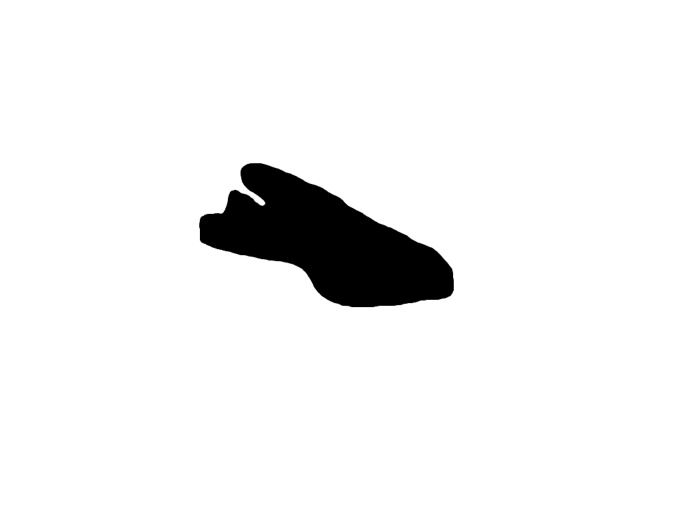
%> input picture imgs/p4/seamless_cloning/mask.png, 683 x 513 px
$ octave start4.m   (GNU Octave 9; MATLAB toolbox functions it lacks are replaced by stand-ins)
%> lines starting %> are read from the running program, lines starting %| are printed output that depends on the picture
### src/p4/showImgSeries.m
function showImgSeries(figureTitle, imgs, labels)
%SHOWIMGSERIES Summary of this function goes here
%   Detailed explanation goes here
    figure('Position', [100, 100, 1024, 800], ...
           'name', figureTitle)


       % char(labels(2))

    for k=1:size(imgs,4),
        g = subplot(1,size(imgs,4), k);
        subimage(imgs(:,:,:,k))
        fig_title = char(labels(k));
        xlabelHandler = get(g,'XLabel');
        set( xlabelHandler, 'String', fig_title);
        set(gca,'xtick',[],'ytick',[]);
    end

end

### mat2gradfield.m
function [ dx, dy ] = mat2gradfield( matrix )
%MAT2GRADFIELD compute the gradient field along each direction dx, dy of a
%matrix.
%   @param matrix is a [m x n] matrix
%   @return dx a [(m-1) x n] matrix
%   @return dy a [m x (n-1)] matrix

    dy = matrix(:, 2:end) - matrix(:, 1:end-1);
    dx = matrix(2:end,:) - matrix(1:end-1,:);

end

### util/img2gradfield.m
function [ gradField ] = img2gradfield( img )
%IMG2GRADFIELD computes the gradient field for each color channel of an
%image.
%   @param img (m x n) color image (i.e. has 3 color channels)
%   @returns a (m x n x 2 x 3) gradient field tensor.
%            the 1st and 2nd index correspond to the image's
%               dimensionality.
%            the 3rd index is corresponds to the direction (dx, dy) of the
%               gradient field.
%            the 4th index is corresponds to the color-channel.

    gradField = zeros(size(img,1), size(img,2), 2, 3);
    for k=1:3
        [dx, dy] = mat2gradfield(img(:,:,k));
        gradField(:,:,1,k) = dx;
        gradField(:,:,2,k) = dy;
    end

end

### src/p4/seamlessCloning.m
function out = seamlessCloning(target, source, mask, useInitialGuess)
% SEAMLESSCLONING copy-and-pastes the gradient of a source image onto a
% target image using a poisson solver.
%   @param target color image (3 channels). The gradient fields of the source
%          image are pasted onto this image. Fields, since there are many
%          color channels which form a gradient field.
%   @param source color image (3 channels). This image's gradient fields
%   are pasted onto the target field.
%   @param mask acts as the boundary condition selector. Thus, this image
%          determines which pixels are copy-pasted onto the target image.
%   @param useInitialGuess Apply downsampling and use its approximation as
%          initial guess for the poisson solver. This argument is
%          optionally passed.
%   @return out image with adjusted gradient field according to
%   description.

    shouldComputeInitialGuess = 0;
    if nargin == 4 && useInitialGuess == 1
        shouldComputeInitialGuess = 1;
    end

    gradField = img2gradfield(source);

    M = size(target,1); N = size(target,2);
    out = zeros(M,N,3);

    figureText = 'dx (left) and dy (right) of gradient taken from source';
    showGradientFieldImgs(gradField, figureText, M, N);

    tic

    % if user specified, compute an initial guess
    % by downsampling the solution.
    if shouldComputeInitialGuess == 1
        disp('Computing an initial guess');
        target = downsampledGuess(target, source, mask);
    end

    parfor k=1:3
        out(:,:,k) = poissonSolver(target(:,:,k), gradField(:,:,:,k), mask(:,:,k), 1E-6);
    end
    toc

    out = mat2Img(out(:,:,1),out(:,:,2),out(:,:,3));

end

### start4.m
% Computational Photography Project 4
% Turned in by <Michael Single>
% Legi: 08-917-445

clc
clear all;
close all;

% load dependencies
addpath('util/');
addpath('src/p4/');
addpath('lib/GCMex/');

%% Task 1.2 Seamless Cloning

% determines boundary
mask = imread('imgs/p4/seamless_cloning/mask.png');
%> mask is the input picture: size 513x683x3 uint8; min 0, max 255, mean 241
mask = im2double(mask);
%> mask: size 513x683x3 double

% patch we place into target
source = imread('imgs/p4/seamless_cloning/source.png');
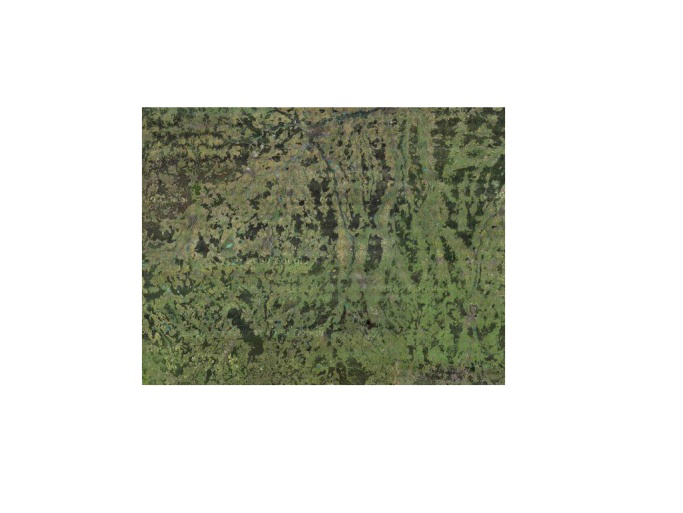
%> input picture imgs/p4/seamless_cloning/source.png, 683 x 513 px
%> source is the input picture: size 513x683x3 uint8; mean R, G, B 209.2, 211, 202.2
source = im2double(source);
%> source: size 513x683x3 double

% image that gets modified
target = imread('imgs/p4/seamless_cloning/target.png');
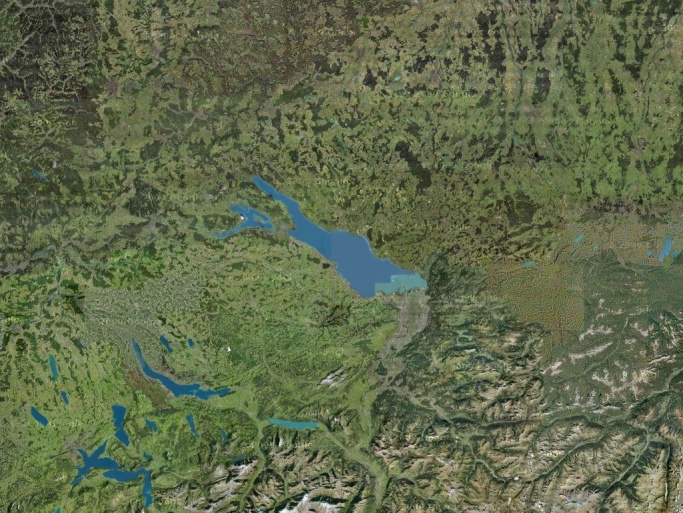
%> input picture imgs/p4/seamless_cloning/target.png, 683 x 513 px
%> target is the input picture: size 513x683x3 uint8; mean R, G, B 96.1, 106.2, 75.4
target = im2double(target);
%> target: size 513x683x3 double

title = 'Seamless Cloning: Input';
labels = {'Target' 'Source' 'Mask'};
imgs = zeros(size(source,1), size(source,2), 3, 3);
imgs(:,:,:,1) = target(:,:,:);
imgs(:,:,:,2) = source(:,:,:);
imgs(:,:,:,3) = mask(:,:,:);

showImgSeries(title, imgs, labels);

out = seamlessCloning(target, source, mask);
%> the loop in img2gradfield, `for k=1:3` made 1 pass
%> pass 1, in mat2gradfield, `dy = matrix(:, 2:end) - matrix(:, 1:end-1);`:
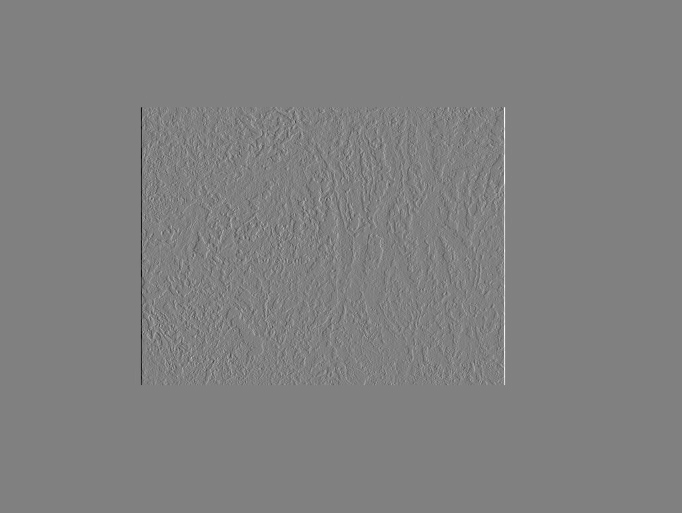
%> dy: size 513x682 double; min -0.769, max 0.753, mean -5.39e-21; drawn with min black and max white
%> pass 1, in mat2gradfield, `dx = matrix(2:end,:) - matrix(1:end-1,:);`:
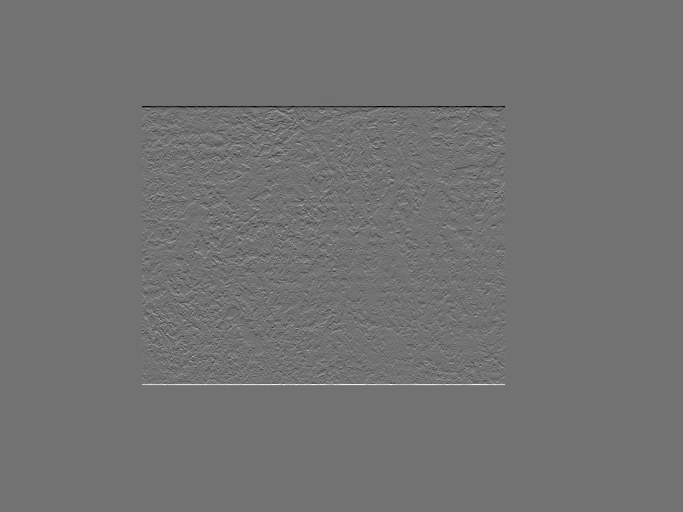
%> dx: size 512x683 double; min -0.616, max 0.753, mean 0; drawn with min black and max white
%> the run ends on the next line
